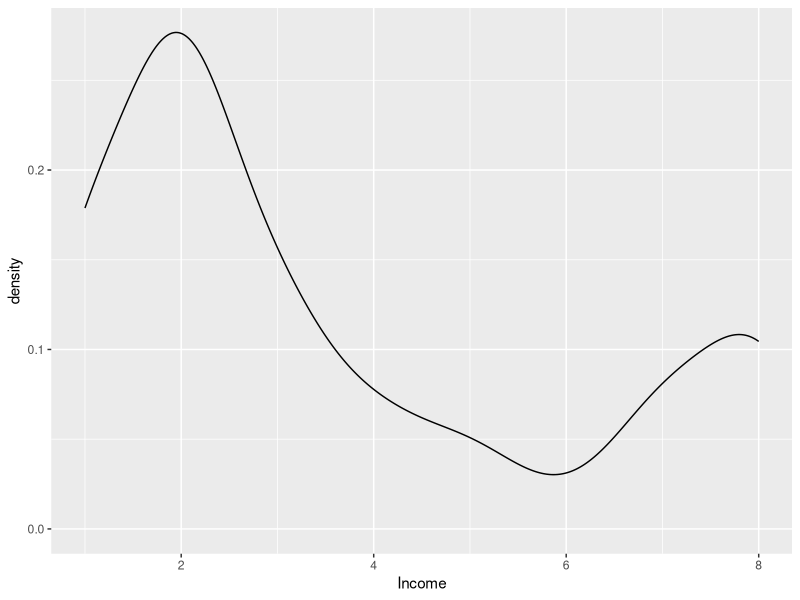
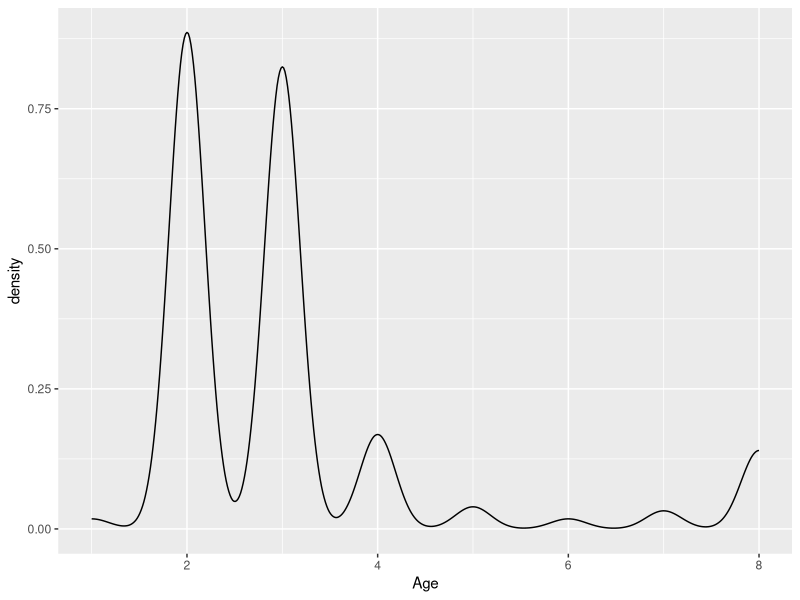
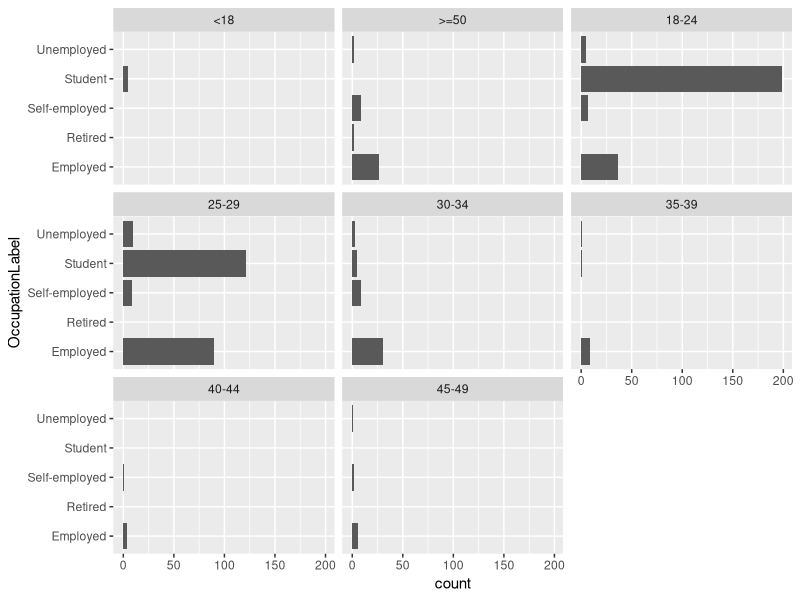

Reproduce these figures in R, in order. (Note: this script raises an error after producing the figures.)
library(tidyverse)
library(psych)
library(skimr)
data = read.csv("../indivData.csv")

skim(data)
head(data)

#lets do some exploratory data anaylsis

#1 check where people are from

count(data, Residence) %>% arrange(desc(n))

# most of them are from germany

## lets check income distribution

ggplot(data, aes(x = Income)) + geom_density()

##  how they are occupied by gender
count(data, OccupationLabel, GenderLabel)

## lets check age
ggplot(data, aes(x = Age)) + geom_density()

# all kinds of people mainly 18-24 and 25-29

## lets find occupation by age
ggplot(data, aes(x = OccupationLabel)) + geom_bar() + facet_wrap(~AgeLabel) + 
  coord_flip()

ggplot(data, aes(x = IncomeLabel)) + geom_bar() + facet_wrap(~AgeLabel) 

## most people dont own Items
count(data, Own, GenderLabel)

## mainly males own speakers, but also mostly males were questioned.
count(data, Own, IntentToBuy)

ImportanceMatrix = as.matrix((select(data, RelImp_battery, RelImp_price, RelImp_sound,RelImp_weight)))

## For people sound is most important thing, Weight least important
apply(ImportanceMatrix,2,mean)

skim(data)
select(data, starts_with("Subj"))

## check by occupation intent to buy

ggplot(data, aes(x = OccupationLabel, y = IntentToBuy)) + geom_col()

## check brand avearness

select(data, starts_with("BrandAwareness_")) %>% filter(BrandAwareness_None == 1)

cor(select(data, starts_with("BrandAwareness_")))
dist = dist(cor(select(data, starts_with("BrandAwareness_"))))
scale = cmdscale(as.matrix(dist),k=2)
colnames(scale) = c("X","Y")

plot(scale, xlim = c(-2 ,2))
text(scale, labels = rownames(scale), cex = 0.5)

## to get information about how people understand brand Awareness

skim(data)
